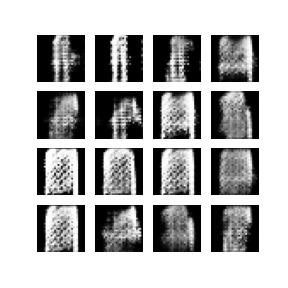

This chart was generated by the following Python code:
# -*- coding: utf-8 -*-
"""
author: Sanidhya Mangal
"""

import os  # for os related ops
import time  # for time related ops

import matplotlib.pyplot as plt  # for plotting
import PIL  # for image related ops
import tensorflow as tf  # for deep learning related steps
from IPython import display

from data_handler import data_loader_csv_unsupervisied
from models import WasserstienDiscriminative, WasserstienGenerative

# Batch and shuffle the data
#TODO: if you dont have fashion-minst data then you can download it from here:
# !wget https://gitlab.com/sanidhyamangal/datasets/-/raw/master/fashion-mnist_train.csv

# load traning dataset for the GAN
train_dataset = data_loader_csv_unsupervisied("./fashion-mnist_train.csv", 256)


# intansiate generator
generator = WasserstienGenerative()

print(generator.model.summary())
noise = tf.random.normal([1, 100])
generated_image = generator(noise, training=False)

plt.imshow(generated_image[0, :, :, 0], cmap="gray")

# work on discriminator model
discriminator = WasserstienDiscriminative()
decision = discriminator(generated_image)
print(decision)


# create a loss for generative
def generator_loss(fake_output):
    return -tf.reduce_mean(fake_output)


# create a loss function for discriminator
def discriminator_loss(real_output, fake_output):
    return tf.reduce_mean(fake_output) - tf.reduce_mean(real_output)


# optimizers for the generative models
generator_optimizer = tf.keras.optimizers.Adam(1e-4)
discriminator_optimizer = tf.keras.optimizers.Adam(1e-4)

# creation of checkpoint dirs
checkpoint_dir = './training_checkpoints'
checkpoint_prefix = os.path.join(checkpoint_dir, "ckpt")
checkpoint = tf.train.Checkpoint(
    generator_optimizer=generator_optimizer,
    discriminator_optimizer=discriminator_optimizer,
    generator=generator,
    discriminator=discriminator)

# all the epochs for the training
EPOCHS = 100
noise_dim = 100
num_examples_to_generate = 16
BATCH_SIZE = 256

# We will reuse this seed overtime (so it's easier)
# to visualize progress in the animated GIF)
seed = tf.random.normal([num_examples_to_generate, noise_dim])


@tf.function
def train_step(images):
    """
    TF Graph function to be compiled into a graph
    """
    noise = tf.random.normal([BATCH_SIZE, noise_dim])

    with tf.GradientTape() as gen_tape, tf.GradientTape() as disc_tape:
        generated_images = generator(noise, training=True)

        real_output = discriminator(images, training=True)
        fake_output = discriminator(generated_images, training=True)

        gen_loss = generator_loss(fake_output)
        disc_loss = discriminator_loss(real_output, fake_output)

    gradients_of_generator = gen_tape.gradient(gen_loss,
                                               generator.trainable_variables)
    gradients_of_discriminator = disc_tape.gradient(
        disc_loss, discriminator.trainable_variables)

    generator_optimizer.apply_gradients(
        zip(gradients_of_generator, generator.trainable_variables))
    discriminator_optimizer.apply_gradients(
        zip(gradients_of_discriminator, discriminator.trainable_variables))


def train(dataset, epochs):
    """
    Function to perform training ops on given set of epochs
    """
    for epoch in range(epochs):
        start = time.time()

        for image_batch in dataset:
            train_step(image_batch)

        # Produce images for the GIF as we go
        display.clear_output(wait=True)
        generate_and_save_images(generator, epoch + 1, seed)

        # Save the model every 15 epochs
        if (epoch + 1) % 15 == 0:
            checkpoint.save(file_prefix=checkpoint_prefix)

        print('Time for epoch {} is {} sec'.format(epoch + 1,
                                                   time.time() - start))

    # Generate after the final epoch
    display.clear_output(wait=True)
    generate_and_save_images(generator, epochs, seed)


def generate_and_save_images(model, epoch, test_input):
    """
    A helper function for generating and saving images during training ops
    """
    # Notice `training` is set to False.
    # This is so all layers run in inference mode (batchnorm).
    predictions = model(test_input, training=False)

    fig = plt.figure(figsize=(4, 4))

    for i in range(predictions.shape[0]):
        plt.subplot(4, 4, i + 1)
        plt.imshow(predictions[i, :, :, 0] * 127.5 + 127.5, cmap="gray")
        plt.axis('off')

    plt.savefig('image_at_epoch_{:04d}.png'.format(epoch))
    plt.show()


# call to train function
train(train_dataset, EPOCHS)

# restoring the checkpoints for the
checkpoint.restore(tf.train.latest_checkpoint(checkpoint_dir))


# Display a single image using the epoch number
def display_image(epoch_no):
    return PIL.Image.open('image_at_epoch_{:04d}.png'.format(epoch_no))


# display the image
display_image(EPOCHS)
